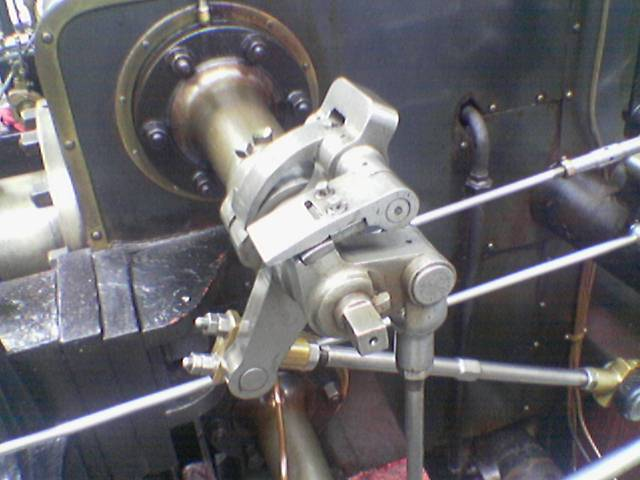
#> input picture valve.png, 640 x 480 px, found by its file name
$ python nonmax_suppression.py valve.png
#> lines starting #> are read from the running program, lines starting #| are printed output that depends on the picture
#> further down, im is the input picture: shape (480, 640, 3); mean R, G, B 106.3, 104.8, 108.9
### gaussian_filter.py
from __future__ import division
from numpy import array, zeros, abs
from numpy.fft import fft2, ifft2
from PIL import Image
from matplotlib.pyplot import imshow, show, subplot, figure, gray, title, axis

def gaussian(im):
    b = array([[2, 4,  5,  2,  2],
               [4, 9,  12, 9,  4],
               [5, 12, 15, 12, 5],
               [4, 9,  12, 9,  4],
               [2, 4,  5,  4,  2]]) / 156
    kernel = zeros(im.shape)
    kernel[:b.shape[0], :b.shape[1]] = b

    fim = fft2(im)
    fkernel = fft2(kernel)
    fil_im = ifft2(fim * fkernel)

    return abs(fil_im).astype(int)
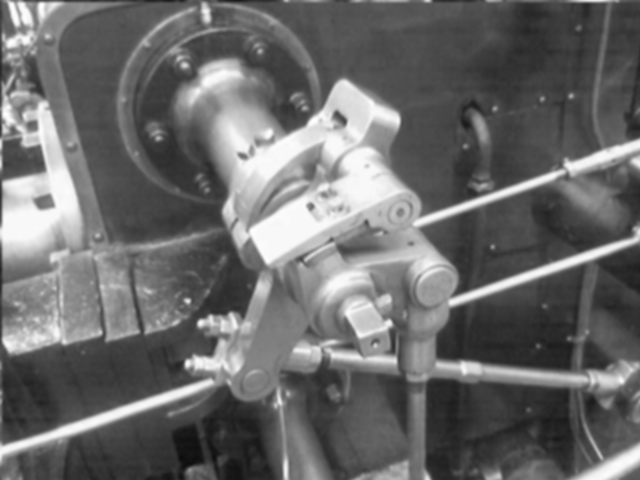
#> returned value: shape (480, 640) int64; min 12, max 255, mean 106.5

# [21 lines that do not run on import are left out]

### gradient.py
from __future__ import division
from gaussian_filter import gaussian
from numpy import array, zeros, abs, sqrt, arctan2, arctan, pi, real
from numpy.fft import fft2, ifft2
from PIL import Image
from matplotlib.pyplot import imshow, show, subplot, figure, gray, title, axis

def gradient(im):
    # Sobel operator
    op1 = array([[-1, 0, 1],
                 [-2, 0, 2],
                 [-1, 0, 1]])
    op2 = array([[-1, -2, -1],
                 [ 0,  0,  0],
                 [ 1,  2,  1]])
    kernel1 = zeros(im.shape)
    kernel1[:op1.shape[0], :op1.shape[1]] = op1
    kernel1 = fft2(kernel1)

    kernel2 = zeros(im.shape)
    kernel2[:op2.shape[0], :op2.shape[1]] = op2
    kernel2 = fft2(kernel2)

    fim = fft2(im)
    Gx = real(ifft2(kernel1 * fim)).astype(float)
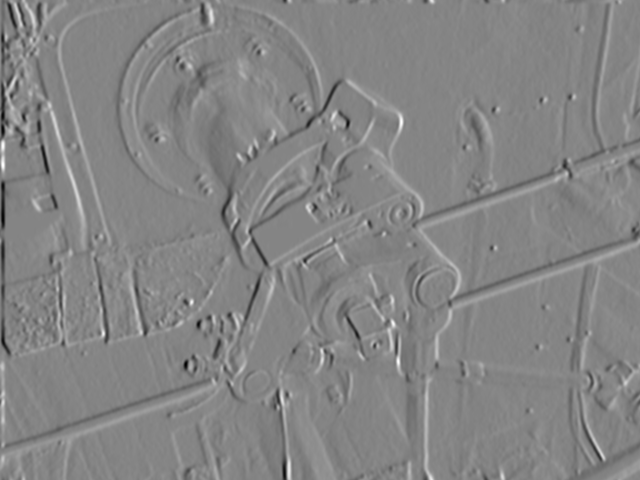
#> Gx: shape (480, 640) float64; min -433, max 399, mean 0; drawn with min black and max white
    Gy = real(ifft2(kernel2 * fim)).astype(float)
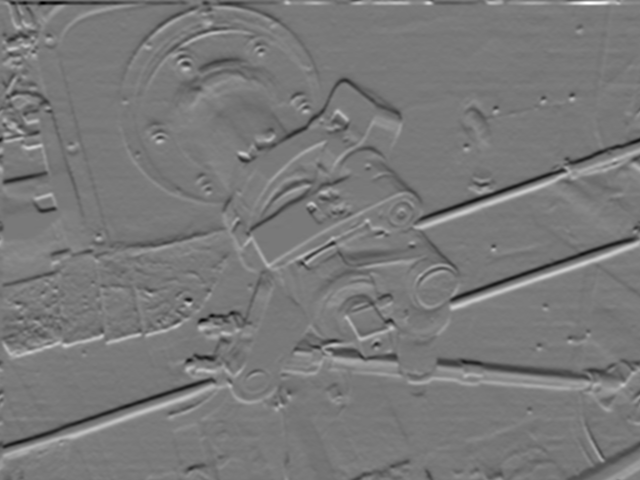
#> Gy: shape (480, 640) float64; min -410, max 452, mean 0; drawn with min black and max white

    G = sqrt(Gx**2 + Gy**2)
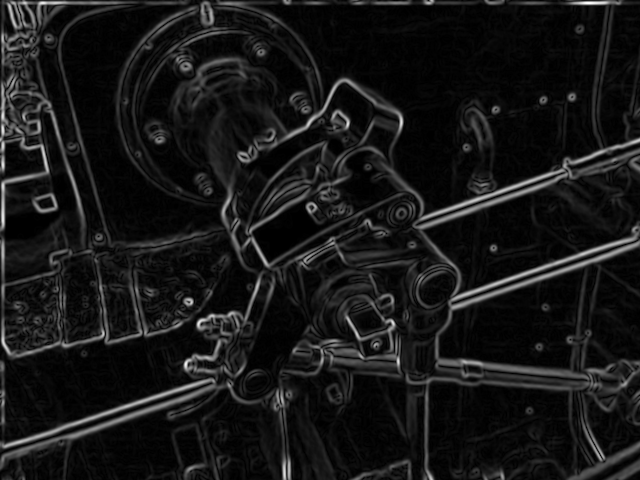
#> G: shape (480, 640) float64; min 0, max 452.2, mean 41.5; drawn with min black and max white
    Theta = arctan2(Gy, Gx) * 180 / pi
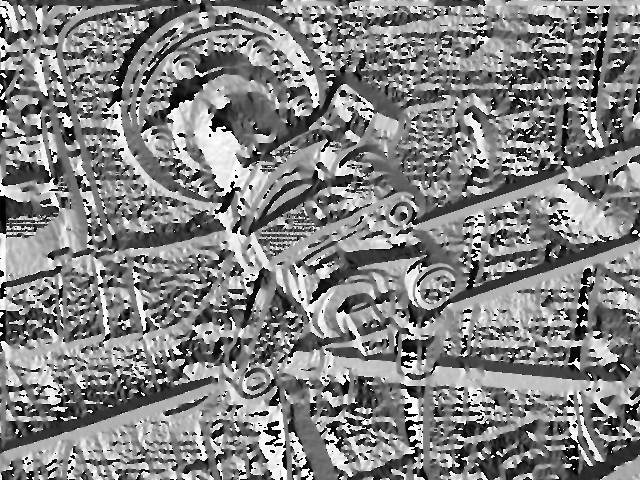
#> Theta: shape (480, 640) float64; min -180, max 180, mean 4.6; drawn with min black and max white
    return G, Theta

# [29 lines that do not run on import are left out]

### nonmax_suppression.py
from __future__ import division
from gaussian_filter import gaussian
from gradient import gradient
from numpy import array, zeros
from PIL import Image
from matplotlib.pyplot import imshow, show, subplot, figure, gray, title, axis

def maximum(det, phase):
  gmax = zeros(det.shape)
  for i in range(gmax.shape[0]):
    for j in range(gmax.shape[1]):
      if phase[i][j] < 0:
        phase[i][j] += 360

      if ((j+1) < gmax.shape[1]) and ((j-1) >= 0) and ((i+1) < gmax.shape[0]) and ((i-1) >= 0):
        # 0 degrees
        if (phase[i][j] >= 337.5 or phase[i][j] < 22.5) or (phase[i][j] >= 157.5 and phase[i][j] < 202.5):
          if det[i][j] >= det[i][j + 1] and det[i][j] >= det[i][j - 1]:
            gmax[i][j] = det[i][j]
        # 45 degrees
        if (phase[i][j] >= 22.5 and phase[i][j] < 67.5) or (phase[i][j] >= 202.5 and phase[i][j] < 247.5):
          if det[i][j] >= det[i - 1][j + 1] and det[i][j] >= det[i + 1][j - 1]:
            gmax[i][j] = det[i][j]
        # 90 degrees
        if (phase[i][j] >= 67.5 and phase[i][j] < 112.5) or (phase[i][j] >= 247.5 and phase[i][j] < 292.5):
          if det[i][j] >= det[i - 1][j] and det[i][j] >= det[i + 1][j]:
            gmax[i][j] = det[i][j]
        # 135 degrees
        if (phase[i][j] >= 112.5 and phase[i][j] < 157.5) or (phase[i][j] >= 292.5 and phase[i][j] < 337.5):
          if det[i][j] >= det[i - 1][j - 1] and det[i][j] >= det[i + 1][j + 1]:
            gmax[i][j] = det[i][j]
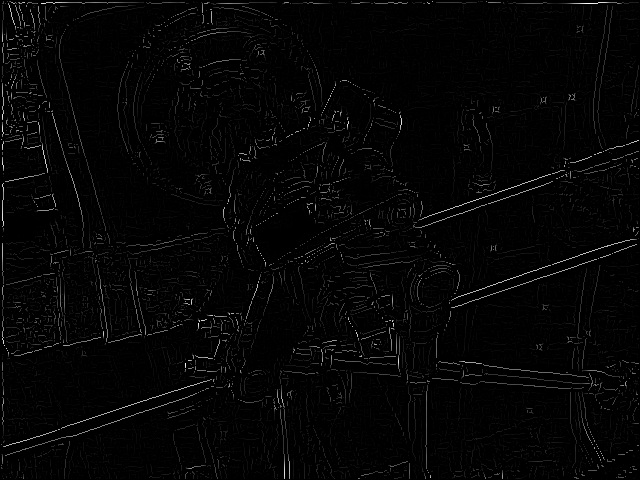
#> gmax: shape (480, 640) float64; min 0, max 452.2, mean 8.9; drawn with min black and max white
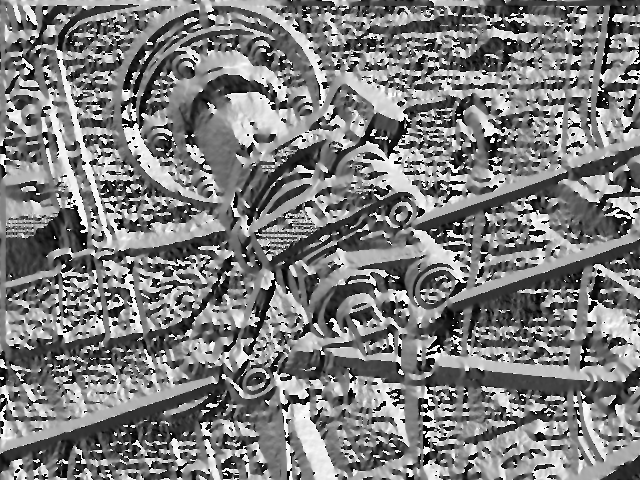
#> phase: shape (480, 640) float64; min 0, max 360, mean 177.1; drawn with min black and max white
  return gmax

if __name__ == '__main__':
  # [4 lines of commented-out code are left out]
  im_path = '/tfshare/PycharmProjects/canny/valve.png'
  im = array(Image.open(im_path))
  im = im[:, :, 0]
  gim = gaussian(im)
  grim, gphase = gradient(gim)
  gmax = maximum(grim, gphase)

  gray()

  subplot(2, 2, 1)
  imshow(im)
  axis('off')
  title('Original')

  subplot(2, 2, 2)
  imshow(gim)
  axis('off')
  title('Gaussian')

  subplot(2, 2, 3)
  imshow(grim)
  axis('off')
  title('Gradient')

  subplot(2, 2, 4)
  imshow(gmax)
  axis('off')
  title('Non-Maximum suppression')

  show()

$ run again, with emilia.jpg saved as valve.png
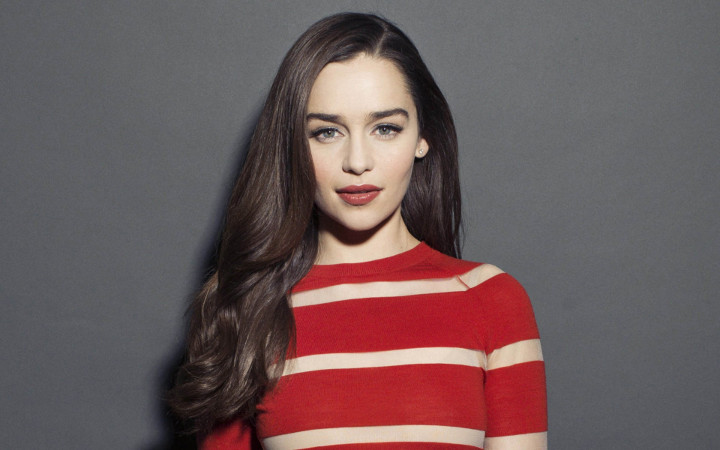
#> input picture emilia.jpg, 720 x 450 px, found by its file name
#> im is the input picture: shape (450, 720, 3); mean R, G, B 108.6, 89.7, 90.9
#> im: shape (450, 720)
#> after the loop in maximum, `for i in range(gmax.shape[0]):`:
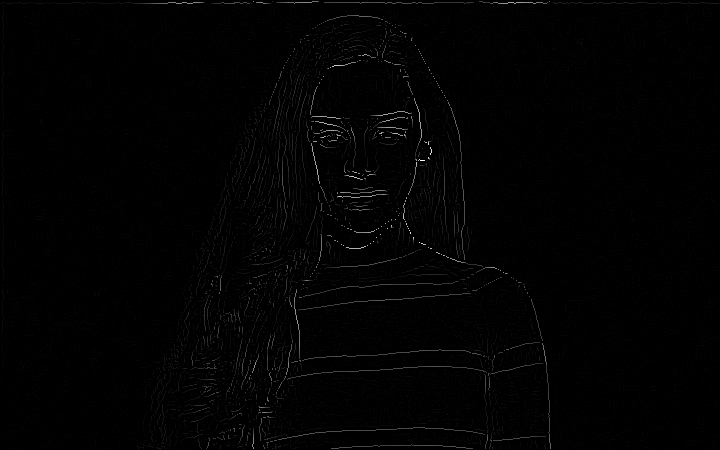
#> gmax: shape (450, 720) float64; min 0, max 405.6, mean 3.8; drawn with min black and max white
#> after the loop in maximum, `for i in range(gmax.shape[0]):`:
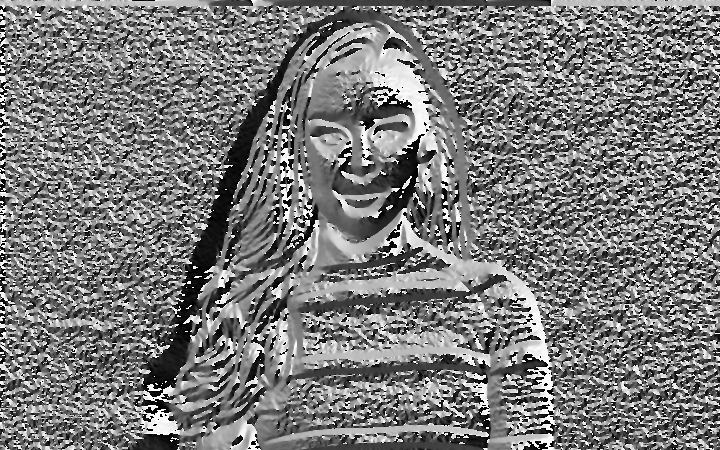
#> phase: shape (450, 720) float64; min 0, max 360, mean 173.6; drawn with min black and max white
